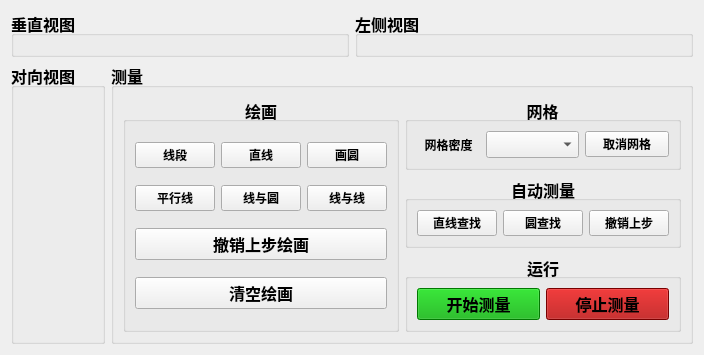
      <widget class="QWidget" name="tabMian">
       <attribute name="title">
        <string>主界面</string>
       </attribute>
       <layout class="QVBoxLayout" name="verticalLayout_11" stretch="1,1">
        <item>
         <layout class="QHBoxLayout" name="horizontalLayout_7" stretch="1,1">
          <item>
           <widget class="QGroupBox" name="groupBox">
            <property name="font">
             <font>
              <pointsize>12</pointsize>
              <weight>75</weight>
              <bold>true</bold>
             </font>
            </property>
            <property name="title">
             <string>垂直视图</string>
            </property>
            <layout class="QGridLayout" name="gridLayout_3">
             <property name="sizeConstraint">
              <enum>QLayout::SetDefaultConstraint</enum>
             </property>
             <property name="leftMargin">
              <number>0</number>
             </property>
             <property name="topMargin">
              <number>0</number>
             </property>
             <property name="rightMargin">
              <number>0</number>
             </property>
             <property name="bottomMargin">
              <number>0</number>
             </property>
             <property name="spacing">
              <number>0</number>
             </property>
             <item row="0" column="0">
              <widget class="QLabel" name="lbVerticalView">
               <property name="minimumSize">
                <size>
                 <width>0</width>
                 <height>0</height>
                </size>
               </property>
               <property name="maximumSize">
                <size>
                 <width>16777215</width>
                 <height>16777215</height>
                </size>
               </property>
               <property name="text">
                <string/>
               </property>
               <property name="alignment">
                <set>Qt::AlignCenter</set>
               </property>
              </widget>
             </item>
            </layout>
           </widget>
          </item>
          <item>
           <widget class="QGroupBox" name="groupBox_2">
            <property name="font">
             <font>
              <pointsize>12</pointsize>
              <weight>75</weight>
              <bold>true</bold>
             </font>
            </property>
            <property name="title">
             <string>左侧视图</string>
            </property>
            <layout class="QGridLayout" name="gridLayout_11">
             <property name="sizeConstraint">
              <enum>QLayout::SetDefaultConstraint</enum>
             </property>
             <property name="leftMargin">
              <number>0</number>
             </property>
             <property name="topMargin">
              <number>0</number>
             </property>
             <property name="rightMargin">
              <number>0</number>
             </property>
             <property name="bottomMargin">
              <number>0</number>
             </property>
             <property name="spacing">
              <number>0</number>
             </property>
             <item row="0" column="0">
              <widget class="QLabel" name="lbLeftView">
               <property name="minimumSize">
                <size>
                 <width>0</width>
                 <height>0</height>
                </size>
               </property>
               <property name="maximumSize">
                <size>
                 <width>16777215</width>
                 <height>16777215</height>
                </size>
               </property>
               <property name="text">
                <string/>
               </property>
               <property name="alignment">
                <set>Qt::AlignCenter</set>
               </property>
              </widget>
             </item>
            </layout>
           </widget>
          </item>
         </layout>
        </item>
        <item>
         <layout class="QHBoxLayout" name="horizontalLayout_19" stretch="1,1">
          <item>
           <widget class="QGroupBox" name="groupBox_3">
            <property name="font">
             <font>
              <pointsize>12</pointsize>
              <weight>75</weight>
              <bold>true</bold>
             </font>
            </property>
            <property name="title">
             <string>对向视图</string>
            </property>
            <layout class="QGridLayout" name="gridLayout_4">
             <property name="sizeConstraint">
              <enum>QLayout::SetDefaultConstraint</enum>
             </property>
             <property name="leftMargin">
              <number>0</number>
             </property>
             <property name="topMargin">
              <number>0</number>
             </property>
             <property name="rightMargin">
              <number>0</number>
             </property>
             <property name="bottomMargin">
              <number>0</number>
             </property>
             <property name="spacing">
              <number>0</number>
             </property>
             <item row="0" column="0">
              <widget class="QLabel" name="lbFrontView">
               <property name="minimumSize">
                <size>
                 <width>0</width>
                 <height>0</height>
                </size>
               </property>
               <property name="maximumSize">
                <size>
                 <width>16777215</width>
                 <height>16777215</height>
                </size>
               </property>
               <property name="text">
                <string/>
               </property>
               <property name="alignment">
                <set>Qt::AlignCenter</set>
               </property>
              </widget>
             </item>
            </layout>
           </widget>
          </item>
          <item>
           <widget class="QGroupBox" name="groupBox_4">
            <property name="sizePolicy">
             <sizepolicy hsizetype="Minimum" vsizetype="Minimum">
              <horstretch>0</horstretch>
              <verstretch>0</verstretch>
             </sizepolicy>
            </property>
            <property name="font">
             <font>
              <pointsize>12</pointsize>
              <weight>75</weight>
              <bold>true</bold>
             </font>
            </property>
            <property name="acceptDrops">
             <bool>false</bool>
            </property>
            <property name="title">
             <string>测量</string>
            </property>
            <property name="flat">
             <bool>false</bool>
            </property>
            <layout class="QGridLayout" name="gridLayout_6">
             <item row="0" column="0">
              <widget class="QGroupBox" name="groupBox_6">
               <property name="sizePolicy">
                <sizepolicy hsizetype="Minimum" vsizetype="Minimum">
                 <horstretch>0</horstretch>
                 <verstretch>0</verstretch>
                </sizepolicy>
               </property>
               <property name="layoutDirection">
                <enum>Qt::LeftToRight</enum>
               </property>
               <property name="title">
                <string>绘画</string>
               </property>
               <property name="alignment">
                <set>Qt::AlignCenter</set>
               </property>
               <property name="flat">
                <bool>true</bool>
               </property>
               <property name="checkable">
                <bool>false</bool>
               </property>
               <layout class="QVBoxLayout" name="verticalLayout_10" stretch="1,1,0,0">
                <item>
                 <layout class="QHBoxLayout" name="horizontalLayout_2">
                  <item>
                   <widget class="QPushButton" name="btnDrawLine">
                    <property name="font">
                     <font>
                      <pointsize>9</pointsize>
                      <weight>75</weight>
                      <bold>true</bold>
                     </font>
                    </property>
                    <property name="text">
                     <string>线段</string>
                    </property>
                   </widget>
                  </item>
                  <item>
                   <widget class="QPushButton" name="btnDrawStraight">
                    <property name="font">
                     <font>
                      <pointsize>9</pointsize>
                      <weight>75</weight>
                      <bold>true</bold>
                     </font>
                    </property>
                    <property name="text">
                     <string>直线</string>
                    </property>
                   </widget>
                  </item>
                  <item>
                   <widget class="QPushButton" name="btnDrawCircle">
                    <property name="font">
                     <font>
                      <pointsize>9</pointsize>
                      <weight>75</weight>
                      <bold>true</bold>
                     </font>
                    </property>
                    <property name="text">
                     <string>画圆</string>
                    </property>
                   </widget>
                  </item>
                 </layout>
                </item>
                <item>
                 <layout class="QHBoxLayout" name="horizontalLayout_3">
                  <item>
                   <widget class="QPushButton" name="btnDrawParallel">
                    <property name="font">
                     <font>
                      <pointsize>9</pointsize>
                      <weight>75</weight>
                      <bold>true</bold>
                     </font>
                    </property>
                    <property name="text">
                     <string>平行线</string>
                    </property>
                   </widget>
                  </item>
                  <item>
                   <widget class="QPushButton" name="btnDrawLine_Circle">
                    <property name="font">
                     <font>
                      <pointsize>9</pointsize>
                      <weight>75</weight>
                      <bold>true</bold>
                     </font>
                    </property>
                    <property name="text">
                     <string>线与圆</string>
                    </property>
                   </widget>
                  </item>
                  <item>
                   <widget class="QPushButton" name="btnDraw2Line">
                    <property name="font">
                     <font>
                      <pointsize>9</pointsize>
                      <weight>75</weight>
                      <bold>true</bold>
                     </font>
                    </property>
                    <property name="text">
                     <string>线与线</string>
                    </property>
                   </widget>
                  </item>
                 </layout>
                </item>
                <item>
                 <widget class="QPushButton" name="btnCan1StepDraw">
                  <property name="text">
                   <string>撤销上步绘画</string>
                  </property>
                 </widget>
                </item>
                <item>
                 <widget class="QPushButton" name="btnClearDrawings">
                  <property name="text">
                   <string>清空绘画</string>
                  </property>
                 </widget>
                </item>
               </layout>
              </widget>
             </item>
             <item row="0" column="1">
              <layout class="QVBoxLayout" name="verticalLayout" stretch="2,2,3">
               <item>
                <widget class="QGroupBox" name="groupBox_5">
                 <property name="sizePolicy">
                  <sizepolicy hsizetype="Minimum" vsizetype="Minimum">
                   <horstretch>0</horstretch>
                   <verstretch>0</verstretch>
                  </sizepolicy>
                 </property>
                 <property name="layoutDirection">
                  <enum>Qt::LeftToRight</enum>
                 </property>
                 <property name="title">
                  <string>网格</string>
                 </property>
                 <property name="alignment">
                  <set>Qt::AlignCenter</set>
                 </property>
                 <property name="flat">
                  <bool>true</bool>
                 </property>
                 <property name="checkable">
                  <bool>false</bool>
                 </property>
                 <layout class="QHBoxLayout" name="horizontalLayout_5">
                  <item>
                   <layout class="QHBoxLayout" name="horizontalLayout" stretch="3,3,4">
                    <item>
                     <widget class="QLabel" name="label">
                      <property name="font">
                       <font>
                        <pointsize>9</pointsize>
                        <weight>75</weight>
                        <bold>true</bold>
                       </font>
                      </property>
                      <property name="layoutDirection">
                       <enum>Qt::LeftToRight</enum>
                      </property>
                      <property name="text">
                       <string>网格密度</string>
                      </property>
                      <property name="alignment">
                       <set>Qt::AlignCenter</set>
                      </property>
                     </widget>
                    </item>
                    <item>
                     <widget class="QComboBox" name="cbGridDens"/>
                    </item>
                    <item>
                     <widget class="QPushButton" name="btnCancelGrids">
                      <property name="font">
                       <font>
                        <pointsize>9</pointsize>
                        <weight>75</weight>
                        <bold>true</bold>
                       </font>
                      </property>
                      <property name="text">
                       <string>取消网格</string>
                      </property>
                     </widget>
                    </item>
                   </layout>
                  </item>
                 </layout>
                </widget>
               </item>
               <item>
                <widget class="QGroupBox" name="groupBox_16">
                 <property name="sizePolicy">
                  <sizepolicy hsizetype="Minimum" vsizetype="Minimum">
                   <horstretch>0</horstretch>
                   <verstretch>0</verstretch>
                  </sizepolicy>
                 </property>
                 <property name="layoutDirection">
                  <enum>Qt::LeftToRight</enum>
                 </property>
                 <property name="title">
                  <string>自动测量</string>
                 </property>
                 <property name="alignment">
                  <set>Qt::AlignCenter</set>
                 </property>
                 <property name="flat">
                  <bool>true</bool>
                 </property>
                 <property name="checkable">
                  <bool>false</bool>
                 </property>
                 <layout class="QHBoxLayout" name="horizontalLayout_6">
                  <item>
                   <widget class="QPushButton" name="btnLineDet">
                    <property name="font">
                     <font>
                      <pointsize>9</pointsize>
                      <weight>75</weight>
                      <bold>true</bold>
                     </font>
                    </property>
                    <property name="text">
                     <string>直线查找</string>
                    </property>
                   </widget>
                  </item>
                  <item>
                   <widget class="QPushButton" name="btnCircleDet">
                    <property name="font">
                     <font>
                      <pointsize>9</pointsize>
                      <weight>75</weight>
                      <bold>true</bold>
                     </font>
                    </property>
                    <property name="text">
                     <string>圆查找</string>
                    </property>
                   </widget>
                  </item>
                  <item>
                   <widget class="QPushButton" name="btnCan1StepDet">
                    <property name="font">
                     <font>
                      <pointsize>9</pointsize>
                      <weight>75</weight>
                      <bold>true</bold>
                     </font>
                    </property>
                    <property name="text">
                     <string>撤销上步</string>
                    </property>
                   </widget>
                  </item>
                 </layout>
                </widget>
               </item>
               <item>
                <widget class="QGroupBox" name="groupBox_8">
                 <property name="sizePolicy">
                  <sizepolicy hsizetype="Minimum" vsizetype="Minimum">
                   <horstretch>0</horstretch>
                   <verstretch>0</verstretch>
                  </sizepolicy>
                 </property>
                 <property name="layoutDirection">
                  <enum>Qt::LeftToRight</enum>
                 </property>
                 <property name="title">
                  <string>运行</string>
                 </property>
                 <property name="alignment">
                  <set>Qt::AlignCenter</set>
                 </property>
                 <property name="flat">
                  <bool>true</bool>
                 </property>
                 <property name="checkable">
                  <bool>false</bool>
                 </property>
                 <layout class="QHBoxLayout" name="horizontalLayout_4">
                  <item>
                   <widget class="QPushButton" name="btnStartMeasure">
                    <property name="sizePolicy">
                     <sizepolicy hsizetype="Minimum" vsizetype="Preferred">
                      <horstretch>0</horstretch>
                      <verstretch>0</verstretch>
                     </sizepolicy>
                    </property>
                    <property name="font">
                     <font>
                      <pointsize>12</pointsize>
                      <weight>75</weight>
                      <bold>true</bold>
                     </font>
                    </property>
                    <property name="styleSheet">
                     <string notr="true">background-color: rgb(0, 170, 0);</string>
                    </property>
                    <property name="text">
                     <string>开始测量</string>
                    </property>
                   </widget>
                  </item>
                  <item>
                   <widget class="QPushButton" name="btnStopMeasure">
                    <property name="sizePolicy">
                     <sizepolicy hsizetype="Minimum" vsizetype="Preferred">
                      <horstretch>0</horstretch>
                      <verstretch>0</verstretch>
                     </sizepolicy>
                    </property>
                    <property name="font">
                     <font>
                      <pointsize>12</pointsize>
                      <weight>75</weight>
                      <bold>true</bold>
                     </font>
                    </property>
                    <property name="styleSheet">
                     <string notr="true">background-color: rgb(170, 0, 0);</string>
                    </property>
                    <property name="text">
                     <string>停止测量</string>
                    </property>
                   </widget>
                  </item>
                 </layout>
                </widget>
               </item>
              </layout>
             </item>
            </layout>
           </widget>
          </item>
         </layout>
        </item>
       </layout>
      </widget>
